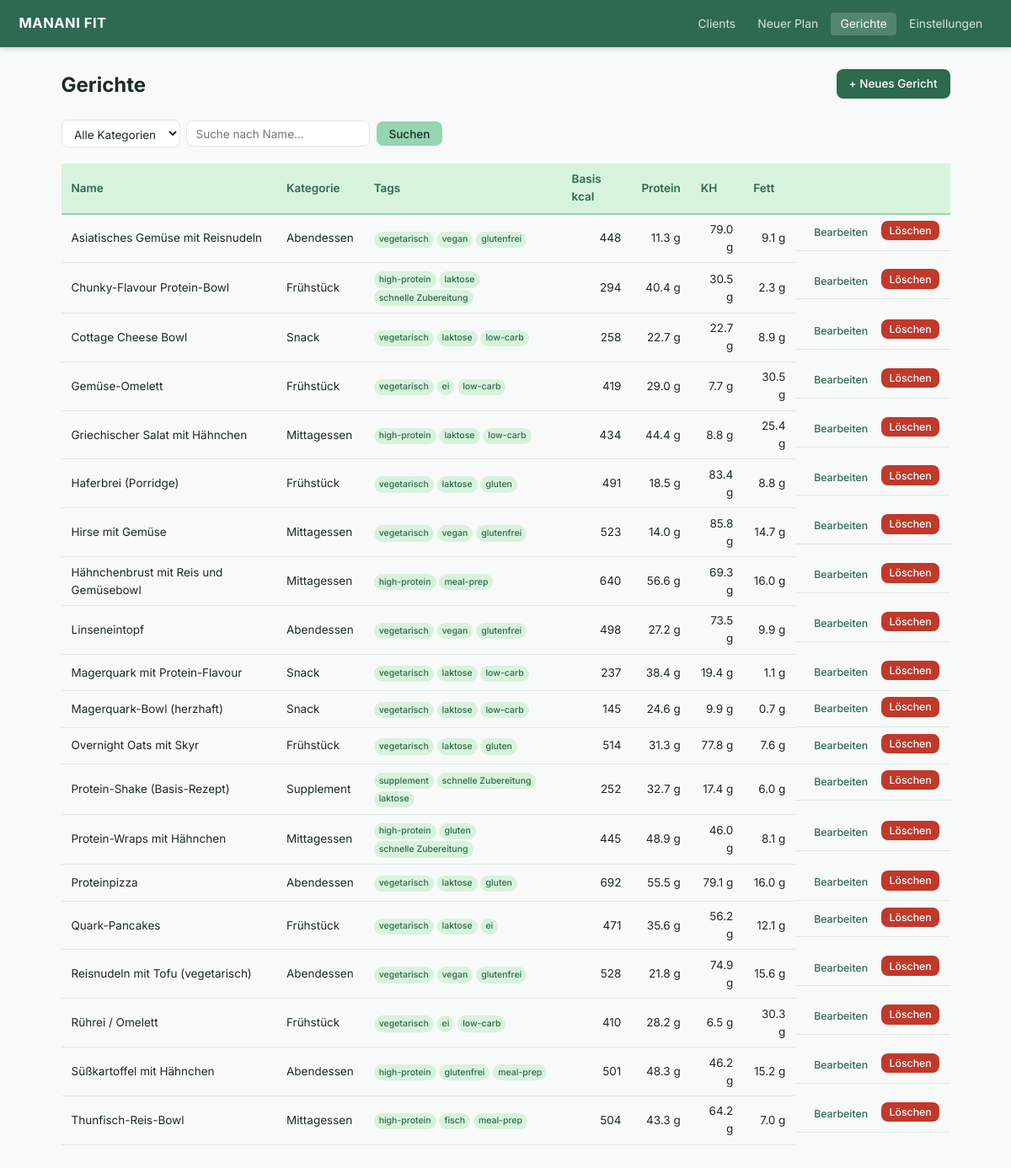
/dishes, run on the app's committed database.
### models.py (models this page shows, shortened)
class Dish(db.Model):
    __tablename__ = "dishes"
    __allow_unmapped__ = True
    id: int = db.Column(db.Integer, primary_key=True)
    name: str = db.Column(db.String(200), nullable=False)
    category: str = db.Column(db.String(30), nullable=False)
    description: str | None = db.Column(db.Text)
    tags: str = db.Column(db.Text, default="[]")
    is_custom: bool = db.Column(db.Boolean, default=False)
    is_active: bool = db.Column(db.Boolean, default=True)
    dish_ingredients = db.relationship(
        "DishIngredient",
        back_populates="dish",
        cascade="all, delete-orphan",
    )
    def get_tags(self) -> list[str]:
        return json.loads(self.tags or "[]")
    @property
    def base_kcal(self) -> float:
        return sum(
            (di.base_amount_g / 100.0) * di.food_item.kcal_per_100g
            for di in self.dish_ingredients
        )
    @property
    def base_protein_g(self) -> float:
        return sum(
            (di.base_amount_g / 100.0) * di.food_item.protein_per_100g
            for di in self.dish_ingredients
        )
    @property
    def base_carbs_g(self) -> float:
        return sum(
            (di.base_amount_g / 100.0) * di.food_item.carbs_per_100g
            for di in self.dish_ingredients
        )
    @property
    def base_fat_g(self) -> float:
        return sum(
            (di.base_amount_g / 100.0) * di.food_item.fat_per_100g
            for di in self.dish_ingredients
        )

class DishIngredient(db.Model):
    __tablename__ = "dish_ingredients"
    __allow_unmapped__ = True
    id: int = db.Column(db.Integer, primary_key=True)
    dish_id: int = db.Column(db.Integer, db.ForeignKey("dishes.id"), nullable=False)
    food_item_id: int = db.Column(
        db.Integer, db.ForeignKey("food_items.id"), nullable=False
    )
    base_amount_g: float = db.Column(db.Float, nullable=False)
    dish = db.relationship("Dish", back_populates="dish_ingredients")
    food_item = db.relationship("FoodItem")

class FoodItem(db.Model):
    __tablename__ = "food_items"
    __allow_unmapped__ = True
    id: int = db.Column(db.Integer, primary_key=True)
    name: str = db.Column(db.String(200), nullable=False)
    kcal_per_100g: float = db.Column(db.Float, nullable=False)
    protein_per_100g: float = db.Column(db.Float, nullable=False, default=0.0)
    carbs_per_100g: float = db.Column(db.Float, nullable=False, default=0.0)
    fat_per_100g: float = db.Column(db.Float, nullable=False, default=0.0)
    allergens: str = db.Column(db.Text, default="[]")
    is_supplement: bool = db.Column(db.Boolean, default=False)
    is_active: bool = db.Column(db.Boolean, default=True)

### app.py (the view)
    @app.route("/dishes")
    def dishes_list():
        category = request.args.get("category", "")
        search = request.args.get("search", "").strip()
        query = Dish.query.filter_by(is_active=True)
        if category:
            query = query.filter_by(category=category)
        if search:
            query = query.filter(Dish.name.ilike(f"%{search}%"))
        dishes = query.order_by(Dish.name).all()
        categories = [
            ("breakfast", "Frühstück"),
            ("lunch", "Mittagessen"),
            ("dinner", "Abendessen"),
            ("snack", "Snack"),
            ("supplement", "Supplement"),
        ]
        return render_template(
            "dishes/list.html",
            dishes=dishes,
            categories=categories,
            selected_category=category,
            search=search,
        )

### templates/dishes/list.html (shortened to what this page needs)
{% extends "base.html" %}
{% block content %}
<div class="page-header">
  <h1>Gerichte</h1>
  <a href="{{ url_for('dishes_new') }}" class="btn btn--primary">+ Neues Gericht</a>
</div>
<form method="get" class="filter-bar">
  <select name="category" onchange="this.form.submit()">
    <option value="">Alle Kategorien</option>
  </select>
  <input type="text" name="search" value="{{ search }}" placeholder="Suche nach Name...">
  <button type="submit" class="btn btn--secondary">Suchen</button>
</form>
{% if dishes %}
  <div class="table-wrap">
    <table class="data-table">
      <thead>
        <tr>
          <th>Name</th>
          <th>Kategorie</th>
          <th>Tags</th>
          <th>Basis kcal</th>
          <th>Protein</th>
          <th>KH</th>
          <th>Fett</th>
          <th></th>
        </tr>
      </thead>
      <tbody>
        {% for d in dishes %}
        <tr>
          <td>{{ d.name }}</td>
          <td>{{ d.category|category_label }}</td>
          <td>
            {% for tag in d.get_tags()[:3] %}
              <span class="tag tag--sm">{{ tag }}</span>
            {% endfor %}
          </td>
          <td class="text-right">{{ d.base_kcal|round|int }}</td>
          <td class="text-right">{{ d.base_protein_g|round(1) }} g</td>
          <td class="text-right">{{ d.base_carbs_g|round(1) }} g</td>
          <td class="text-right">{{ d.base_fat_g|round(1) }} g</td>
          <td class="actions">
            <a href="{{ url_for('dishes_edit', dish_id=d.id) }}" class="btn btn--sm">Bearbeiten</a>
            <form method="post" action="{{ url_for('dishes_delete', dish_id=d.id) }}" style="display:inline"
                  onsubmit="return confirm('Gericht löschen?')">
              <button type="submit" class="btn btn--sm btn--danger">Löschen</button>
            </form>
          </td>
        </tr>
        {% endfor %}
      </tbody>
    </table>
  </div>
{% else %}
  <p class="empty-hint">Keine Gerichte gefunden.</p>
{% endif %}
{% endblock %}

### static/css/app.css (style rules this page uses)
:root { --primary: #2D6A4F; --primary-light: #40916C; --secondary: #95D5B2; --secondary-light: #D8F3DC; --bg: #F8FAF9; --surface: #FFFFFF; --border: #E0E8E4; --text: #1A2B24; --text-muted: #6B8C7D; --danger: #C0392B; --warning: #E67E22; --success: #27AE60; --radius: 8px; --shadow: 0 1px 4px rgba(0,0,0,.08); --nav-h: 56px; }
*, *::before, *::after { box-sizing: border-box; margin: 0; padding: 0; }
html { font-size: 15px; }
body { font-family: 'Inter', system-ui, sans-serif; background: var(--bg); color: var(--text); line-height: 1.55; min-height: 100vh; }
a { color: var(--primary); text-decoration: none; }
.page-header { display: flex; align-items: flex-start; justify-content: space-between; gap: 1rem; margin-bottom: 1.5rem; flex-wrap: wrap; }
.page-header h1 { font-size: 1.6rem; font-weight: 700; color: var(--text); }
.btn { display: inline-flex; align-items: center; gap: .35rem; padding: .45rem 1rem; border-radius: var(--radius); border: none; cursor: pointer; font-size: .9rem; font-weight: 500; font-family: inherit; transition: filter .15s, opacity .15s; text-decoration: none !important; white-space: nowrap; }
.btn--primary { background: var(--primary); color: white; }
.btn--secondary { background: var(--secondary); color: var(--text); }
.btn--danger { background: var(--danger); color: white; }
.btn--sm { padding: .28rem .65rem; font-size: .82rem; }
.table-wrap { overflow-x: auto; }
.data-table { width: 100%; border-collapse: collapse; font-size: .9rem; }
.data-table th { background: var(--secondary-light); color: var(--primary); font-weight: 600; text-align: left; padding: .55rem .8rem; border-bottom: 2px solid var(--secondary); }
.data-table td { padding: .5rem .8rem; border-bottom: 1px solid var(--border); vertical-align: middle; }
.text-right { text-align: right; }
.actions { display: flex; gap: .4rem; white-space: nowrap; }
input[type="text"], input[type="email"], input[type="number"], input[type="date"], input[type="file"], select, textarea { border: 1px solid var(--border); border-radius: var(--radius); padding: .45rem .7rem; font-size: .9rem; font-family: inherit; color: var(--text); background: white; width: 100%; transition: border-color .15s; }
.filter-bar { display: flex; gap: .5rem; align-items: center; margin-bottom: 1.25rem; flex-wrap: wrap; }
.filter-bar select, .filter-bar input { width: auto; }
.tag { display: inline-block; padding: .18rem .55rem; border-radius: 99px; font-size: .75rem; font-weight: 500; background: var(--secondary-light); color: var(--primary); }
.tag--sm { font-size: .7rem; padding: .1rem .4rem; }

### data on the page
Dish: name "Asiatisches Gemüse mit Reisnudeln", category|category_label "Abendessen", 3 "vegetarisch" "vegan" "glutenfrei", base_kcal "448", base_protein_g "11.3", base_carbs_g "79.0", base_fat_g "9.1"
Dish: name "Chunky-Flavour Protein-Bowl", category|category_label "Frühstück", 3 "high-protein" "laktose" "schnelle Zubereitung", base_kcal "294", base_protein_g "40.4", base_carbs_g "30.5", base_fat_g "2.3"
Dish: name "Cottage Cheese Bowl", category|category_label "Snack", 3 "vegetarisch" "laktose" "low-carb", base_kcal "258", base_protein_g "22.7", base_carbs_g "22.7", base_fat_g "8.9"
Dish: name "Gemüse-Omelett", category|category_label "Frühstück", 3 "vegetarisch" "ei" "low-carb", base_kcal "419", base_protein_g "29.0", base_carbs_g "7.7", base_fat_g "30.5"
Dish: name "Griechischer Salat mit Hähnchen", category|category_label "Mittagessen", 3 "high-protein" "laktose" "low-carb", base_kcal "434", base_protein_g "44.4", base_carbs_g "8.8", base_fat_g "25.4"
Dish: name "Haferbrei (Porridge)", category|category_label "Frühstück", 3 "vegetarisch" "laktose" "gluten", base_kcal "491", base_protein_g "18.5", base_carbs_g "83.4", base_fat_g "8.8"
Dish: name "Hirse mit Gemüse", category|category_label "Mittagessen", 3 "vegetarisch" "vegan" "glutenfrei", base_kcal "523", base_protein_g "14.0", base_carbs_g "85.8", base_fat_g "14.7"
Dish: name "Hähnchenbrust mit Reis und Gemüsebowl", category|category_label "Mittagessen", 3 "high-protein" "meal-prep", base_kcal "640", base_protein_g "56.6", base_carbs_g "69.3", base_fat_g "16.0"
Dish: name "Linseneintopf", category|category_label "Abendessen", 3 "vegetarisch" "vegan" "glutenfrei", base_kcal "498", base_protein_g "27.2", base_carbs_g "73.5", base_fat_g "9.9"
Dish: name "Magerquark mit Protein-Flavour", category|category_label "Snack", 3 "vegetarisch" "laktose" "low-carb", base_kcal "237", base_protein_g "38.4", base_carbs_g "19.4", base_fat_g "1.1"
Dish: name "Magerquark-Bowl (herzhaft)", category|category_label "Snack", 3 "vegetarisch" "laktose" "low-carb", base_kcal "145", base_protein_g "24.6", base_carbs_g "9.9", base_fat_g "0.7"
Dish: name "Overnight Oats mit Skyr", category|category_label "Frühstück", 3 "vegetarisch" "laktose" "gluten", base_kcal "514", base_protein_g "31.3", base_carbs_g "77.8", base_fat_g "7.6"
Dish: name "Protein-Shake (Basis-Rezept)", category|category_label "Supplement", 3 "supplement" "schnelle Zubereitung" "laktose", base_kcal "252", base_protein_g "32.7", base_carbs_g "17.4", base_fat_g "6.0"
Dish: name "Protein-Wraps mit Hähnchen", category|category_label "Mittagessen", 3 "high-protein" "gluten" "schnelle Zubereitung", base_kcal "445", base_protein_g "48.9", base_carbs_g "46.0", base_fat_g "8.1"
Dish: name "Proteinpizza", category|category_label "Abendessen", 3 "vegetarisch" "laktose" "gluten", base_kcal "692", base_protein_g "55.5", base_carbs_g "79.1", base_fat_g "16.0"
Dish: name "Quark-Pancakes", category|category_label "Frühstück", 3 "vegetarisch" "laktose" "ei", base_kcal "471", base_protein_g "35.6", base_carbs_g "56.2", base_fat_g "12.1"
Dish: name "Reisnudeln mit Tofu (vegetarisch)", category|category_label "Abendessen", 3 "vegetarisch" "vegan" "glutenfrei", base_kcal "528", base_protein_g "21.8", base_carbs_g "74.9", base_fat_g "15.6"
Dish: name "Rührei / Omelett", category|category_label "Frühstück", 3 "vegetarisch" "ei" "low-carb", base_kcal "410", base_protein_g "28.2", base_carbs_g "6.5", base_fat_g "30.3"
Dish: name "Süßkartoffel mit Hähnchen", category|category_label "Abendessen", 3 "high-protein" "glutenfrei" "meal-prep", base_kcal "501", base_protein_g "48.3", base_carbs_g "46.2", base_fat_g "15.2"
Dish: name "Thunfisch-Reis-Bowl", category|category_label "Mittagessen", 3 "high-protein" "fisch" "meal-prep", base_kcal "504", base_protein_g "43.3", base_carbs_g "64.2", base_fat_g "7.0"
